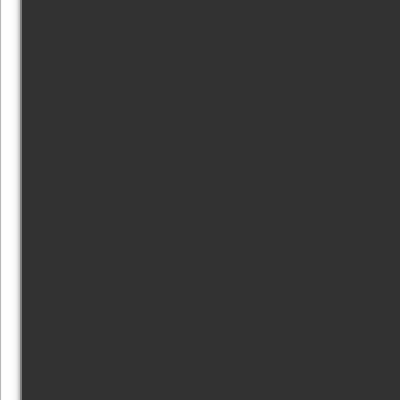
Frame 1 (no input)
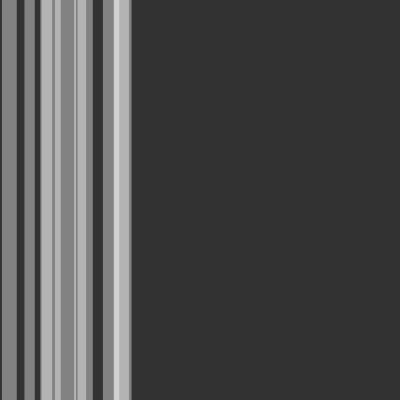
Frame 60 (the mouse pressed at the canvas centre just before this capture)
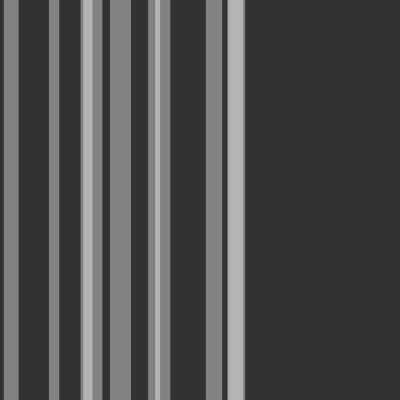
Frame 120 (the mouse held since frame 60 and released just before this capture)

The Processing sketch that drew these frames (run headless with seeded random() and noise(); from frame 60 on, the mouse is pressed at the canvas centre):

// Processing sketch: sketch_170107_9_8_InteractiveStripes
// ── sketch_170107_9_8_InteractiveStripes.pde
// creating an new Object Stripe at variable stripes
Stripe[] stripes = new Stripe[10];

void setup() {
  frameRate(60);
  size(400,400);
  // Initializing the stripes
  for (int i = 0; i < stripes.length; i++) {
    stripes[i] = new Stripe();
  }
}

void draw() {
  background(50);
  for (int i = 0; i < stripes.length; i++) {
    stripes[i].rollover(mouseX, mouseY);
    stripes[i].move();
    stripes[i].display();
  }
}
// ── Stripes.pde
class Stripe {
  float x;
  float speed;
  float w;
  boolean mouse;
  
  // What follows is the construct0r
  Stripe() {
    x = 0;
    speed = random(2);
    w = random(10,30);
    mouse = false;
  }
  
  void display() {
    if (mouse) {
      fill(255);
    } else {
      fill(255, 100);
    }
    noStroke();
    rect(x,0,w,height);
  }
  void move() {
    x += speed;
    if (x > width + 20) x = -20;
  }
  void rollover(int mx, int my) {
    if (mx > x && mx < x + w) {
      mouse = true;
    } else {
      mouse = false;
    }
  }
}
